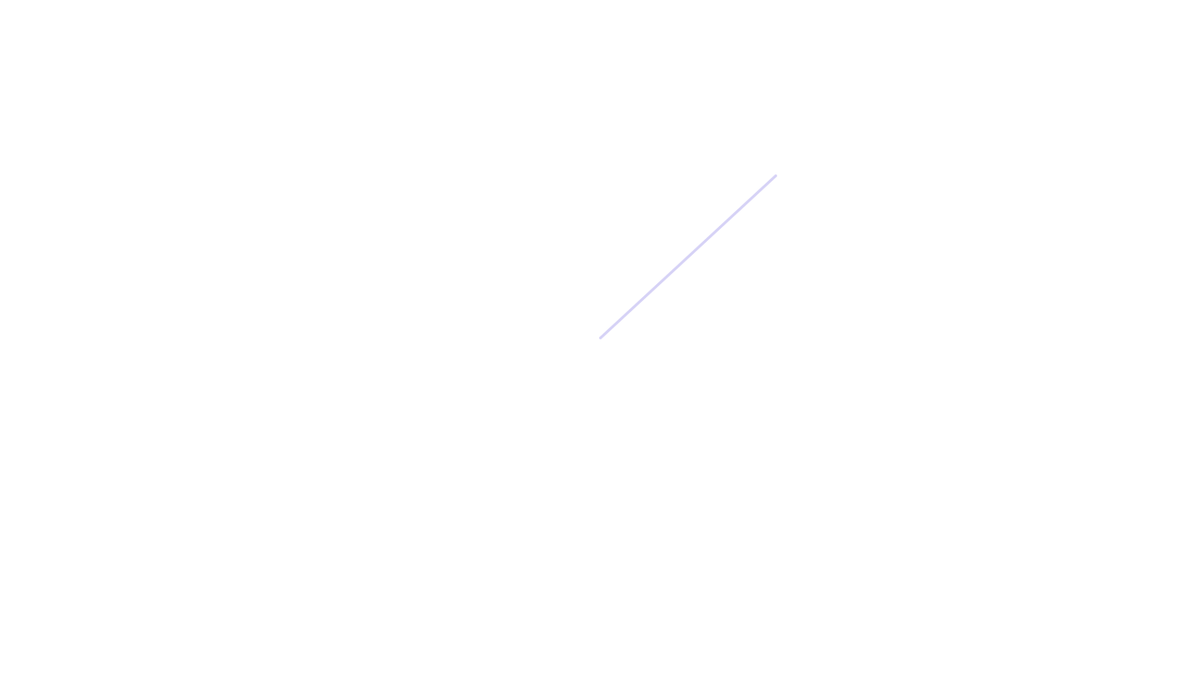
Frame 1 (no input)
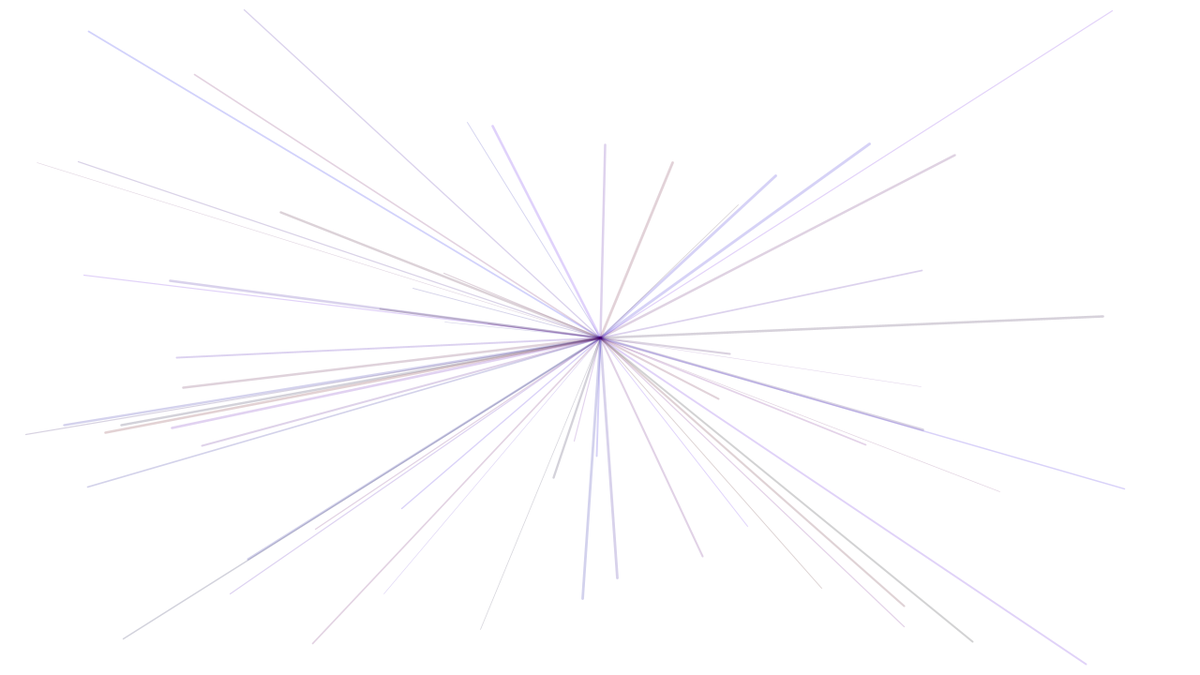
Frame 60 (the mouse pressed at the canvas centre just before this capture)
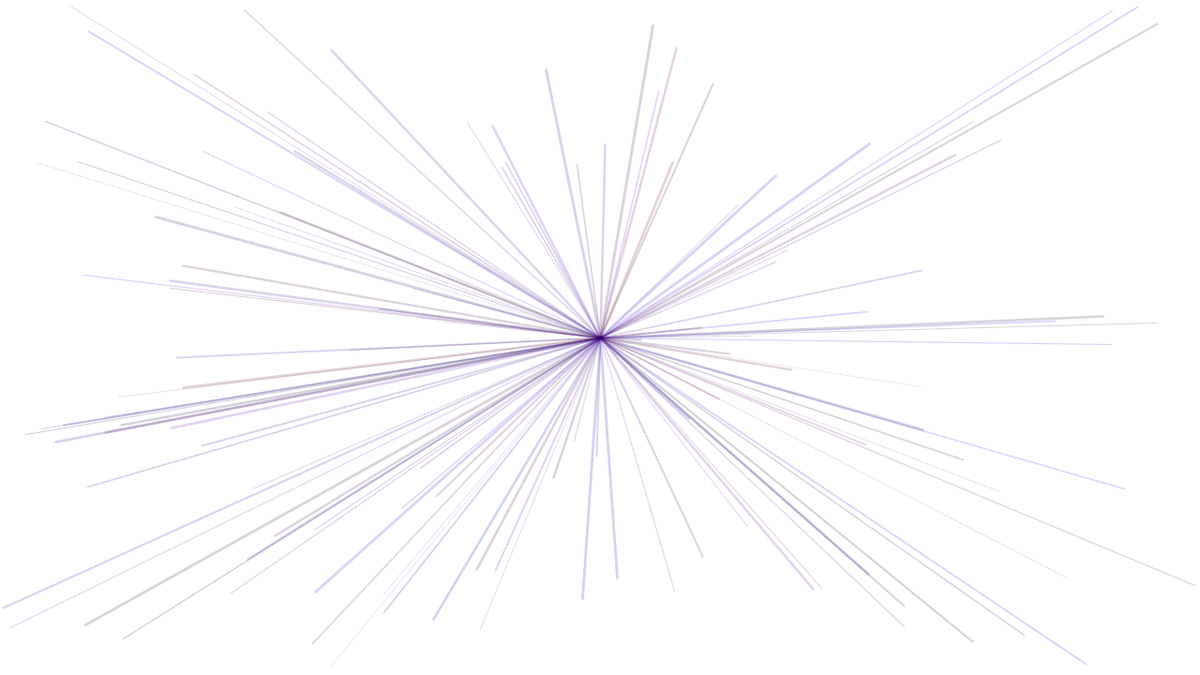
Frame 120 (the mouse held since frame 60 and released just before this capture)

The Processing sketch that drew these frames (run headless with seeded random() and noise(); from frame 60 on, the mouse is pressed at the canvas centre):

// Processing sketch: variablePractice
// ── variablePractice.pde
void setup() {
  size(1280, 720);
  background(255);
}

void mousePressed() {
  background(255);
}

void draw() {
  float x = random(width);   
  float y = random(height);
  float s = random(.5, 3);
  float r = random(100);
  float g = random(0);
  float b = random(240);
  strokeWeight(s);
  stroke(r, g, b, 45);
  line(width / 2, height / 2, x, y);
}
